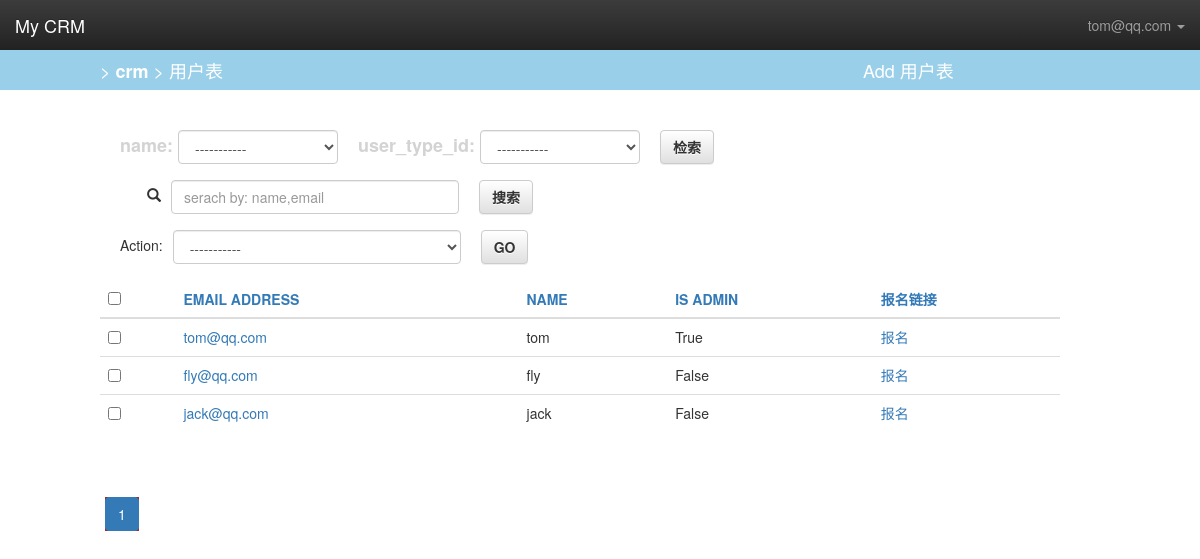
The page /kind_admin/crm/userprofile/ (signed in) on the database its author committed.
### crm/models.py (models this page shows, shortened)
class UserProfile(AbstractBaseUser,PermissionsMixin):
    email = models.EmailField(
        verbose_name='email address',
        max_length=255,
        unique=True,
        null=True
    )
    password = models.CharField(_('password'),
            max_length=128,help_text=mark_safe('''<a href='password/'>修改密码</a>'''))
    name = models.CharField(max_length=32)
    is_active = models.BooleanField(default=True)
    is_admin = models.BooleanField(default=False)
    user_type_choices = (
        (1, "超级用户"),
        (2, "普通用户"),
        (6, "普普通用户"),
    )
    user_type_id = models.IntegerField(choices=user_type_choices, default=1)
    objects = UserProfileManager()      #创建用户时会调用这里类
    USERNAME_FIELD = 'email'        #自己指定那个字段作为用户名
    REQUIRED_FIELDS = ['name',]      #那些字段是必须的
    def __str__(self):              # __unicode__ on Python 2
        return self.email
    class Meta:
        verbose_name_plural = '用户表'
        permissions = (
            ('can_access_userprofile_list','可以访问用户表'),
            ('can_add_userprofile_get','可以访问添加用户表界面'),
            ('can_add_userprofile_post','可以添加用户表记录'),
            ('can_change_userprofile_get','可以访问修改用户表记录'),
            ('can_change_userprofile_post','可以正真修改用户表记录'),
            ('can_delete_userprofile_get', '可以访问删除用户表记录'),
            ('can_delete_userprofile_post','可以正真删除用户表记录'),
        )

### kind_admin/permissions/permission.py (the view)
	def inner(*args,**kwargs):
		perm_check(*args,**kwargs)
		print('perm_check(*args,**kwargs)',perm_check(*args,**kwargs))
		if perm_check(*args,**kwargs) is True:  #如果返回True代表有权限
			return func(*args,**kwargs)
		else:
			return HttpResponse('没权限')
		return func(*args,**kwargs)

### kind_admin/kind_admin.py (called while the page is built)
	def enroll(self):
		if self.instance == 1:
			link_name = "报名新课程"
		else:
			link_name = "报名"
		return '''<a href="/crm/customer/%s/enrollment/"> %s </a>''' %(self.instance.id,link_name)

### kind_admin/permissions/permission.py (called while the page is built)
def check_permisssion(func):
	def inner(*args,**kwargs):
		perm_check(*args,**kwargs)
		print('perm_check(*args,**kwargs)',perm_check(*args,**kwargs))
		if perm_check(*args,**kwargs) is True:  #如果返回True代表有权限
			return func(*args,**kwargs)
		else:
			return HttpResponse('没权限')
		return func(*args,**kwargs)
	return inner

### kind_admin/templatetags/tags.py (called while the page is built)
@register.simple_tag
def render_page_ele(loop_counter,query_sets,filter_conditions,search_text,previous_orderby):
   filters = ''
   for k,v in filter_conditions.items():
       filters += "&%s=%s"%(k,v)
   if abs(query_sets.number -loop_counter) <= 3:
      ele_class = ""
      if query_sets.number == loop_counter:
         ele_class = 'active'
      ele = '''<li class="%s"><a href="?page=%s&_q=%s&o=%s&%s">%s</a></li>'''\
            %(ele_class,loop_counter,search_text,previous_orderby,filters,loop_counter)
      return mark_safe(ele)
   return ''

### kind_admin/utils.py (called while the page is built)
def select_filter(request,admin_class):
	filter_conditions = {}
	keywords = ['_q','page','o']
	for k,v in request.GET.items():
		if k in keywords:
			continue
		if v:
			filter_conditions[k]=v
	return admin_class.model.objects.filter(**filter_conditions),filter_conditions

def search_filter(request,admin_class,obj_list):
	search_key = request.GET.get('_q','')
	q_obj = Q()
	q_obj.connector = "OR"
	for column in admin_class.search_fields:
		q_obj.children.append(('%s__contains'%column,search_key))
	return obj_list.filter(q_obj)

def table_sort(request,admin_class,obj_list):
	orderby_key = request.GET.get('o','')
	if orderby_key:
		res = obj_list.order_by(orderby_key)
		if orderby_key.startswith("-"):
			orderby_key = orderby_key.strip("-")
		else:
			orderby_key = "-%s"%(orderby_key)
	else:
		res = obj_list.order_by('-id')
	return res,orderby_key

### templates/kind_admin/display_table_obj.html (shortened to what this page needs)
{% extends 'kind_admin/kind_admin_index.html' %}
{% load tags %}
{% block url_block %}
    <span> > </span> <a href="/kind_admin/" style="color: white;font-weight: bold">{{ app_name }}</a>
    <span> > {{ table_name_detail }}</span>
    {% if not admin_class.readonly_table %}
        <div style="float: right;width: 30%;">
            <a style="color: white" href="{{ request.path }}add/">Add {{ table_name_detail }}</a>
        </div>
    {% endif %}
{% endblock %}
{% block container %}
    <div class="bs-example" data-example-id="simple-table">
        <form>
            {% if admin_class.list_filter %}
                <div class="select-filter-div">
                    {% for filter_field in admin_class.list_filter %}
                        <div>
                            <div class="select-label">{{ filter_field }}:&nbsp; </div>
                            {% render_filter_ele filter_field admin_class filter_conditions %}
                        </div>
                    {% endfor %}
                    <button type="submit" class="btn btn-default btn-format">检索</button>
                </div>
            {% endif %}
            {% if admin_class.search_fields %}
                <div class="select-filter-div">
                      <div style="float: left;margin-left: 47px;line-height: 30px">
                          <span class="glyphicon glyphicon-search" aria-hidden="true"></span>
                      </div>
                      <div class="form-group" style="width: 30%;margin-left: 10px;float: left;">
                        <input type="text" name="_q" class="form-control" placeholder="{{ search_text }}" value="{{ search_filter_text }}">
                      </div>
                      <button type="submit" class="btn btn-default btn-format" style="float: left">搜索</button>
                </div>
            {% endif %}
        </form>
        <form method="post" onsubmit="return ActionSubmit(this);">
          <div class="select-filter-div">
                  <div style="float: left;margin-left: 20px;line-height: 30px">
                    Action:
                  </div>
                  <div class="form-group" style="width: 30%;margin-left: 10px;float: left;">
                        <select class="form-control" name="action" id="action_choosed">
                                <option value="">-----------</option>
                        </select>
                  </div>
                  <button type="submit" class="btn btn-default btn-format" style="float: left">GO</button>
            </div>
        </form>
        <table class="table table-hover">
          <thead>
            <tr>
                <th><input type="checkbox" onclick="CheckAllSelect(this);"></th>
                {% for column in admin_class.list_display %}
                    {% build_table_header_column column admin_class filter_conditions search_filter_text orderby_key %}
                {% endfor %}
            </tr>
          </thead>
          <tbody>
             {% for obj in obj_list %}
                <tr>
                    <td><input tag="obj_checkbox" class="obj_ck" type="checkbox" name="choose_name" value="{{ obj.id }}"></td>
                    {% build_table_row request obj admin_class search_filter_text %}
                </tr>
             {% endfor %}
          </tbody>
        </table>
      </div>
    <div class="pagination">
        <nav aria-label="Page navigation">
          <ul class="pagination">
            {% for loop_counter in obj_list.paginator.page_range %}
                {% render_page_ele loop_counter obj_list filter_conditions search_filter_text previous_orderby %}
            {% endfor %}
          </ul>
        </nav>
    </div>
{% endblock %}

### templates/kind_admin/kind_admin_index.html (shortened to what this page needs)
{% extends 'kind_admin/base.html' %}
{% load tags %}
 {% block body %}
  <body>
    <nav class="navbar navbar-inverse navbar-fixed-top">
      <div class="container-fluid">
        <div class="navbar-header">
          <a class="navbar-brand" href="#">My CRM</a>
        </div>
        <div id="navbar" class="navbar-collapse collapse">
          <ul class="nav navbar-nav navbar-right">
            <li class="dropdown">
              <a href="#" class="dropdown-toggle" data-toggle="dropdown" role="button" aria-haspopup="true" aria-expanded="true">{{ request.user }} <span class="caret"></span></a>
            </li>
          </ul>
        </div>
      </div>
    </nav>
        <div style="min-width: 200px;height: 40px;background-color: #9acfea;line-height: 40px">
            <div style="margin-left: 100px;font-size: 18px;color: white;margin-right: 10px;">
                {% block url_block %}{% endblock %}
            </div>
        </div>
    <div style="width: 80%;margin-left: 100px; margin-top: 40px">
        {% block container %}{% endblock %}
    </div>
  </body>
{% endblock %}

### templates/kind_admin/base.html (shortened to what this page needs)
<!DOCTYPE html>
<html lang="zh-CN"><head><meta http-equiv="Content-Type" content="text/html; charset=UTF-8">
    <link rel="stylesheet" href="/static/css/bootstrap.css">
    <link rel="stylesheet" href="/static/css/bootstrap-theme.css">
    <link rel="stylesheet" href="/static/css/dashboard.css">
  </head>
    {% block body %}
    {% endblock %}
</html>

### static/css/dashboard.css (style rules this page uses)
body { padding-top: 50px; }
.navbar-fixed-top { border: 0; }

### templates/kind_admin/display_table_obj.html (style rules this page uses)
.select-filter-div { min-width: 800px; width: 100%; min-height: 40px; margin-bottom: 10px; }
.select-filter-div .select-width { width: auto; float: left; min-width: 160px; }
.select-label { float: left; font-size: 18px; font-weight: bold; height: 30px; line-height: 30px; color:lightgrey; margin-left: 20px }
.btn-format { display: inline-block; margin-left: 20px; font-weight: bold; }
ul li { list-style: none; }
.pagination li { float: left; margin: 5px; }
.active { background-color: brown; }

### rows shown on the page
UserProfile: user "tom@qq.com", email+id+name "t o m @ q q . c o m t o m True 报名"
UserProfile: email+id+name "f y @ q q . c o m f y False 报名"
UserProfile: email+id+name "j a c k @ q q . c o m j a c k False 报名"

### other values the page prints
{{ app_name }} "crm"
{{ table_name_detail }} "用户表"
{{ filter_field }} "name" "user_type_id"
